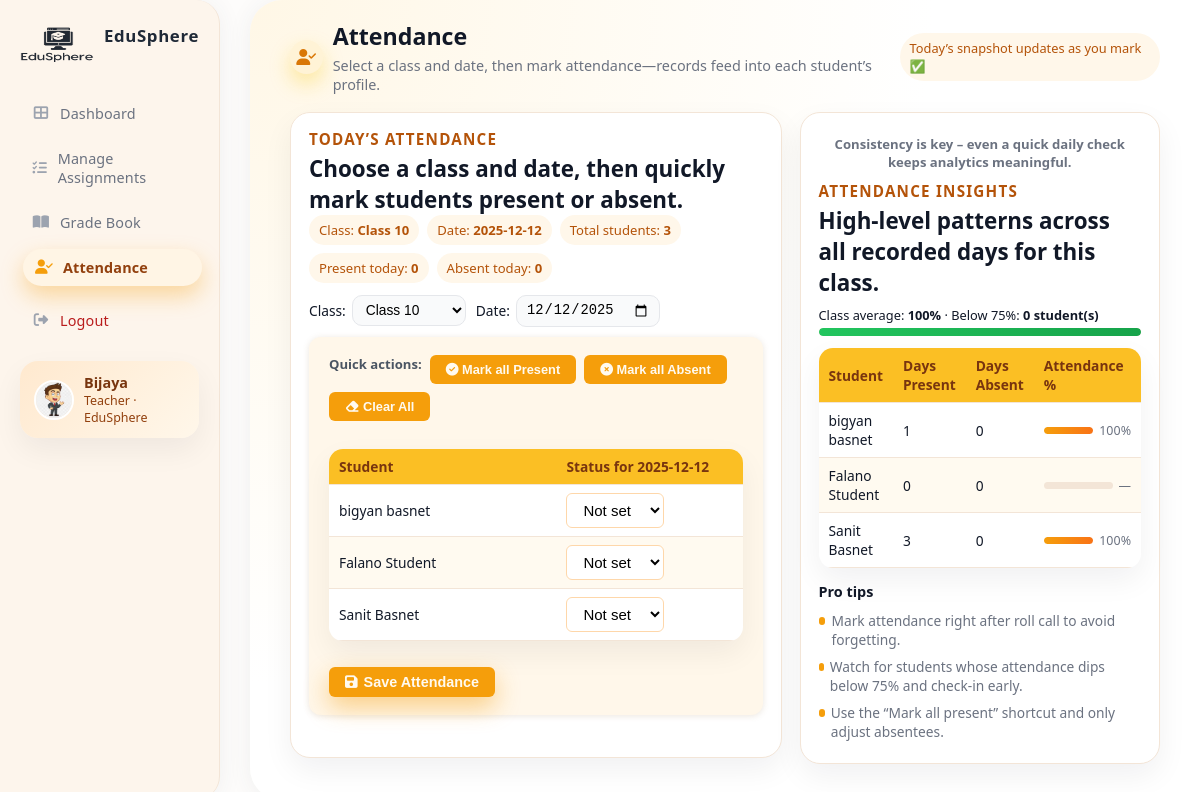
Before: /dashboards/teacher/attendance.php (signed in) with the older database file.
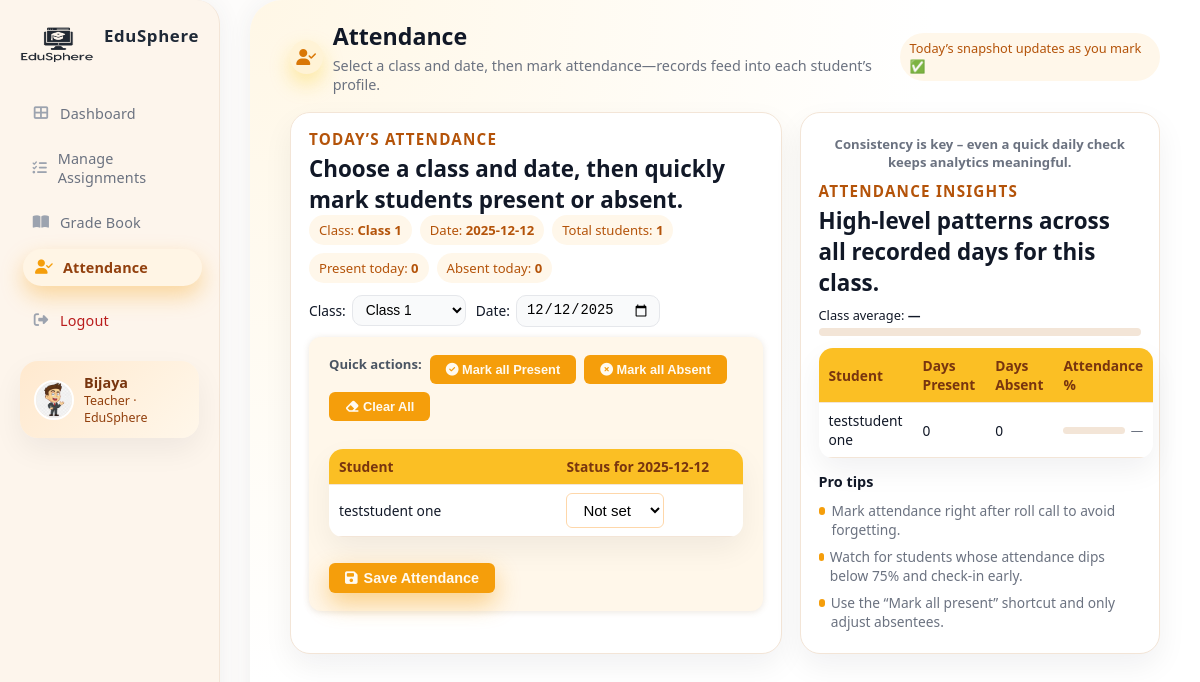
After: the same page with the newer database file.
### tables this page shows
CREATE TABLE `students` (
  `user_id` int(11) NOT NULL,
  `class` varchar(50) NOT NULL,
  `dob` date NOT NULL,
  `student_serial` varchar(20) NOT NULL
);

### dashboards/teacher/attendance.php (the view, shortened to what the changed rows need)
<?php
require_once '../../includes/db.php';
$classes = [];
try {
    $stmt = $conn->query("
        SELECT DISTINCT class
        FROM students
        WHERE class IS NOT NULL AND class <> ''
        ORDER BY class
    ");
    $classes = $stmt->fetchAll(PDO::FETCH_COLUMN);
} catch (Exception $e) {
    $classes = [];
}
function class_label($cls) {
    return 'Class ' . $cls;
}
$selectedClass = $_GET['class'] ?? ($classes[0] ?? '');
$selectedDate  = $_GET['date']  ?? date('Y-m-d');
$students = [];
if ($selectedClass !== '') {
    $stmt = $conn->prepare("
        SELECT
            s.user_id AS id,
            s.class   AS class,
            CONCAT(u.first_name, ' ', u.last_name) AS name
        FROM students s
        JOIN users u ON s.user_id = u.id
        WHERE u.role = 'Student' AND s.class = ?
        ORDER BY u.first_name, u.last_name
    ");
    $stmt->execute([$selectedClass]);
    $students = $stmt->fetchAll(PDO::FETCH_ASSOC);
}
$attendanceStatus = [];
$summary = [];
$classAverage = null;
$belowThresholdCount = 0;
$threshold = 75;
if (!empty($students)) {
    $ids = array_column($students, 'id');
    $placeholders = implode(',', array_fill(0, count($ids), '?'));
    $stmt = $conn->prepare("
        SELECT student_id,
               SUM(CASE WHEN status = 'present' THEN 1 ELSE 0 END) AS present_days,
               SUM(CASE WHEN status = 'absent'  THEN 1 ELSE 0 END) AS absent_days
        FROM attendance
        WHERE student_id IN ($placeholders)
        GROUP BY student_id
    ");
    $stmt->execute($ids);
    $totalPct = 0;
    $withPct  = 0;
    while ($row = $stmt->fetch(PDO::FETCH_ASSOC)) {
        $present = (int)$row['present_days'];
        $absent  = (int)$row['absent_days'];
        $total   = $present + $absent;
        $percent = $total > 0 ? round(($present / $total) * 100, 1) : null;
        if ($percent !== null) {
            $totalPct += $percent;
            $withPct++;
        }
        $summary[(int)$row['student_id']] = [
            'present' => $present,
            'absent'  => $absent,
            'percent' => $percent,
        ];
    }
    if ($withPct > 0) {
        $classAverage = round($totalPct / $withPct, 1);
    }
}
?>
<!DOCTYPE html>
<html lang="en">
<head>
  <link rel="stylesheet" href="../../assets/css/dashboard.css" />
  <link rel="stylesheet" href="https://cdnjs.cloudflare.com/ajax/libs/font-awesome/6.5.0/css/all.min.css" />
</head>
<body>
<div class="app-shell">
  <main class="main">
    <div class="main-inner">
      <header class="page-header">
        <div class="page-title-line">
          <div>
            <h2>Attendance</h2>
          </div>
        </div>
      </header>
      <section class="content-grid">
        <div class="card">
          <div class="summary-chips">
            <span class="summary-chip">
              Class: <strong><?= htmlspecialchars(class_label($selectedClass)) ?></strong>
            </span>
            <span class="summary-chip">
              Total students: <strong><?= count($students) ?></strong>
            </span>
          </div>
          <form method="get" class="filter-bar">
            <label>
              Class:
              <select name="class" onchange="this.form.submit()">
                <?php if (empty($classes)): ?>
                  <option value="">No classes</option>
                <?php else: ?>
                  <?php foreach ($classes as $c): ?>
                    <option value="<?= htmlspecialchars($c) ?>" <?= (string)$c === (string)$selectedClass ? 'selected' : '' ?>>
                      <?= htmlspecialchars('Class ' . $c) ?>
                    </option>
                  <?php endforeach; ?>
                <?php endif; ?>
              </select>
            </label>
          </form>
          <?php if ($selectedClass === '' || empty($students)): ?>
            <p style="color:var(--text-muted);font-size:0.9rem;margin-top:4px;">
              Start by selecting a class. Once students are enrolled in that class, you’ll see them here.
            </p>
          <?php else: ?>
            <form method="post" id="attendanceForm">
              <table class="att-table">
                <thead>
                  <tr>
                    <th style="width:55%;">Student</th>
                    <th>Status for <?= htmlspecialchars($selectedDate) ?></th>
                  </tr>
                </thead>
                <tbody>
                  <?php foreach ($students as $stu):
                    $id     = (int)$stu['id'];
                    $name   = $stu['name'];
                    $status = $attendanceStatus[$id] ?? '';
                  ?>
                    <tr>
                      <td><?= htmlspecialchars($name) ?></td>
                      <td>
                        <select name="status[<?= $id ?>]" class="status-select">
                          <option value="" <?= $status === '' ? 'selected' : '' ?>>Not set</option>
                        </select>
                      </td>
                    </tr>
                  <?php endforeach; ?>
                </tbody>
              </table>
            </form>
          <?php endif; ?>
        </div>
        <aside class="card">
          <div class="class-average-bar">
            <div>
              Class average:
              <strong><?= $classAverage !== null ? $classAverage . '%' : '—' ?></strong>
              <?php if ($classAverage !== null): ?>
                · Below <?= $threshold ?>%: <strong><?= $belowThresholdCount ?> student(s)</strong>
              <?php endif; ?>
            </div>
            <div class="bar">
              <div class="fill" id="classAverageFill"></div>
            </div>
          </div>
          <?php if (!empty($students)): ?>
            <table class="summary-table" id="summaryTable">
              <thead>
                <tr>
                  <th>Student</th>
                  <th>Days Present</th>
                  <th>Days Absent</th>
                  <th style="width:36%;">Attendance %</th>
                </tr>
              </thead>
              <tbody>
                <?php foreach ($students as $stu):
                  $id   = (int)$stu['id'];
                  $info = $summary[$id] ?? ['present'=>0,'absent'=>0,'percent'=>null];
                  $pct  = $info['percent'];
                ?>
                  <tr data-percent="<?= $pct !== null ? $pct : 0 ?>">
                    <td><?= htmlspecialchars($stu['name']) ?></td>
                    <td><?= $info['present'] ?></td>
                    <td><?= $info['absent'] ?></td>
                    <td>
                      <div class="progress-wrapper">
                        <div class="progress-bar">
                          <div class="progress-fill"></div>
                        </div>
                        <span><?= $pct !== null ? $pct.'%' : '—' ?></span>
                      </div>
                    </td>
                  </tr>
                <?php endforeach; ?>
              </tbody>
            </table>
          <?php else: ?>
            <p style="font-size:0.86rem;color:var(--text-muted);margin:6px 0 12px;">
              Once you start recording attendance, you’ll see long-term trends here.
            </p>
          <?php endif; ?>
        </aside>
      </section>
    </div>
  </main>
</div>
</body>
</html>

Changed rows visible on the page:
no longer on this page (row unchanged): students: name "bigyan basnet", user_id "Not set", user_id "1", user_id "0", user_id "100"
no longer on this page (row unchanged): students: name "Falano Student", user_id "Not set", user_id "0"
no longer on this page (row unchanged): students: name "Sanit Basnet", user_id "Not set", user_id "3", user_id "0", user_id "100"
added students: name "teststudent one", user_id "Not set", user_id "0"
Other visible differences:
class_label($selectedClass): "Class 10" → "Class 1"
count($students): "3" → "1"
form field class: "Class 10" → "Class 1"
$classAverage: "100" → (not shown)
$threshold: "75" → (not shown)
$belowThresholdCount: "0" → (not shown)
text no longer shown: "% · Below %: student(s)"
